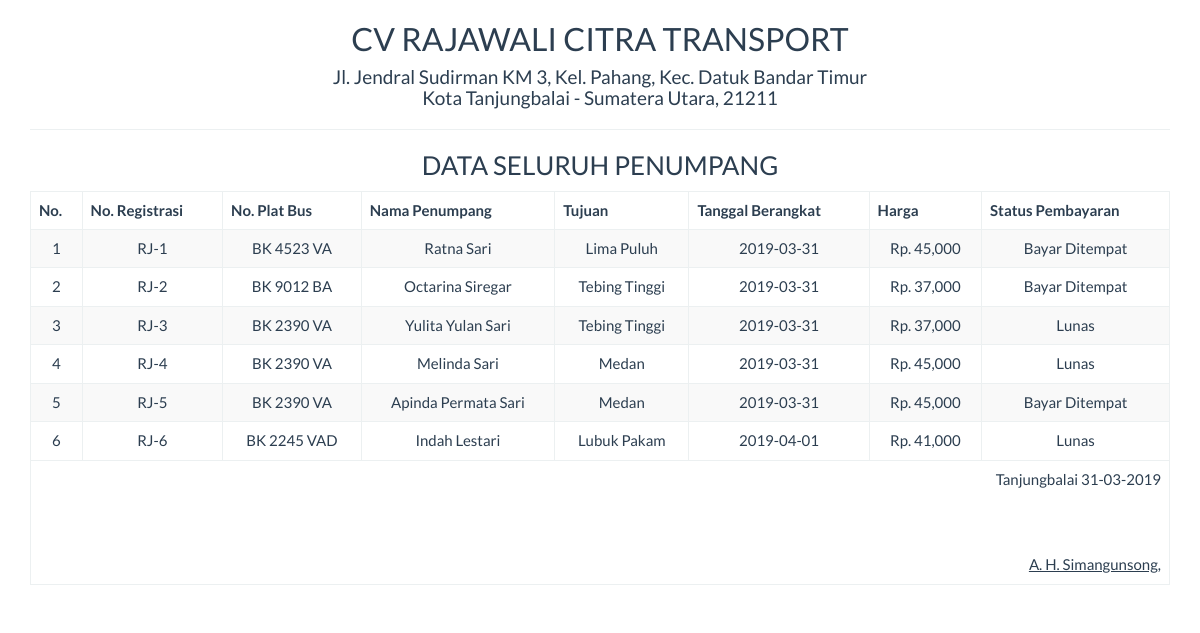
Page /report/arsip_semua.php on the committed database.
### tables this page shows
CREATE TABLE IF NOT EXISTS `penumpang` (
  `id` int(11) NOT NULL AUTO_INCREMENT,
  `no_registrasi` varchar(10) NOT NULL,
  `no_plat` varchar(12) NOT NULL,
  `nama_penumpang` varchar(25) NOT NULL,
  `tujuan` varchar(25) NOT NULL,
  `tanggal_berangkat` date NOT NULL,
  `harga` int(10) NOT NULL,
  `status_pembayaran` varchar(25) NOT NULL,
  PRIMARY KEY (`id`)
);

### report/arsip_semua.php (the view, shortened to what this page needs)
<!DOCTYPE html>
<html>
    <head>
        <link href="../Assets/css/bootstrap.min.css" rel="stylesheet" type="text/css"/>
    </head>
    <body onload="print()">
        <?php
        include '../config/koneksi.php';
        ?>
        <div class="container">
            <div class='row'>
                <div class="col-sm-12">
                    <div class="text-center">
                        <h2>CV RAJAWALI CITRA TRANSPORT </h2>
                        <h4>Jl. Jendral Sudirman KM 3, Kel. Pahang, Kec. Datuk Bandar Timur <br> Kota Tanjungbalai - Sumatera Utara, 21211</h4>
                        <hr>
                        <h3>DATA SELURUH PENUMPANG </h3>
                        <table class="table table-bordered table-striped table-hover">
                        <thead>
                            <tr>
                                <th>No.</th>
                                <th>No. Registrasi</th>
                                <th>No. Plat Bus</th>
                                <th>Nama Penumpang</th>
                                <th>Tujuan</th>
                                <th>Tanggal Berangkat</th>
                                <th>Harga</th>
                                <th>Status Pembayaran</th>
                            </tr>
                        </thead>
                        <tbody>
                            <?php
                            $sql = "SELECT * FROM penumpang";
                            $query = mysqli_query($koneksi, $sql) or die("SQL Anda Salah");
                            $nomor = 0;
                            while ($data = mysqli_fetch_array($query)) {
                                $nomor++;
                                ?>
                                <tr>
                                    <td><?= $nomor ?></td>
                                    <td><?= $data['no_registrasi'] ?></td>
									<td><?= $data['no_plat'] ?></td>
									<td><?= $data['nama_penumpang'] ?></td>
									<td><?= $data['tujuan'] ?></td>
                                    <td><?= $data['tanggal_berangkat'] ?></td>
                                    <td>Rp. <?= number_format($data['harga']) ?></td>
                                    <td><?= $data['status_pembayaran'] ?></td>
                                </tr>
                            <?php } ?>
                        </tbody>
                            <tfoot>
                                <tr>
                                    <td colspan="8" class="text-right">
                                        Tanjungbalai  <?= date("d-m-Y") ?>
                                        <br><br><br><br>
                                        <u>A. H. Simangunsong, <strong>
									</td>
								</tr>
							</tfoot>
                        </table>
                    </div>
                </div>
            </div>
    </body>
</html>

### rows in the picture
penumpang: no_registrasi "RJ-1", no_plat "BK 4523 VA", nama_penumpang "Ratna Sari", tujuan "Lima Puluh", tanggal_berangkat "2019-03-31", harga "45,000", status_pembayaran "Bayar Ditempat"
penumpang: no_registrasi "RJ-2", no_plat "BK 9012 BA", nama_penumpang "Octarina Siregar", tujuan "Tebing Tinggi", tanggal_berangkat "2019-03-31", harga "37,000", status_pembayaran "Bayar Ditempat"
penumpang: no_registrasi "RJ-3", no_plat "BK 2390 VA", nama_penumpang "Yulita Yulan Sari", tujuan "Tebing Tinggi", tanggal_berangkat "2019-03-31", harga "37,000", status_pembayaran "Lunas"
penumpang: no_registrasi "RJ-4", no_plat "BK 2390 VA", nama_penumpang "Melinda Sari", tujuan "Medan", tanggal_berangkat "2019-03-31", harga "45,000", status_pembayaran "Lunas"
penumpang: no_registrasi "RJ-5", no_plat "BK 2390 VA", nama_penumpang "Apinda Permata Sari", tujuan "Medan", tanggal_berangkat "2019-03-31", harga "45,000", status_pembayaran "Bayar Ditempat"
penumpang: no_registrasi "RJ-6", no_plat "BK 2245 VAD", nama_penumpang "Indah Lestari", tujuan "Lubuk Pakam", tanggal_berangkat "2019-04-01", harga "41,000", status_pembayaran "Lunas"
